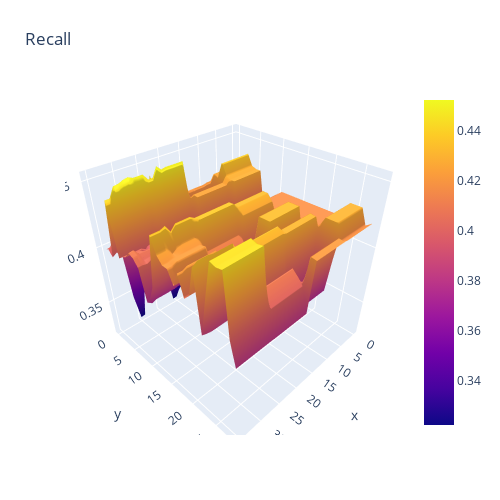

The notebook cell this image was saved under:
### Code cell
fig3 = go.Figure(data=[go.Surface(z=n_est_mod_results['Recall'])])

fig3.update_layout(title='Recall', autosize=False,
                  width=500, height=500,
                  margin=dict(l=65, r=50, b=65, t=90))

fig3.show()

### Figure 1 — Plotly figure (JSON) as saved in the notebook; plotly's stock layout.template omitted (floating-point values rounded to 4 significant figures; data arrays with more than 128 entries replaced by an {"elided": "..."} marker saying what was removed)
{"data": [{"type": "surface", "z": {"elided": "29x36 float values"}}], "layout": {"autosize": false, "height": 500, "margin": {"b": 65, "l": 65, "r": 50, "t": 90}, "title": {"text": "Recall"}, "width": 500}}
